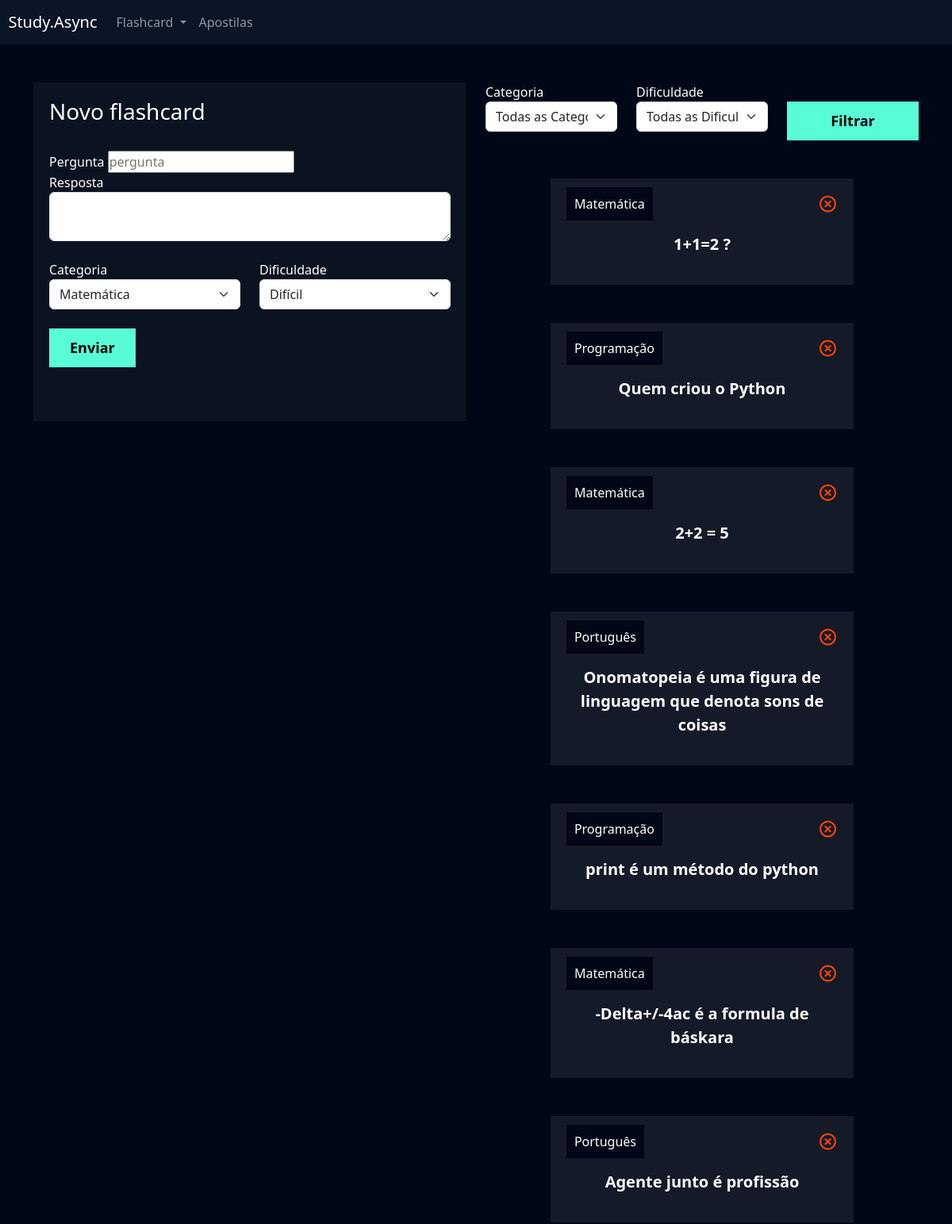
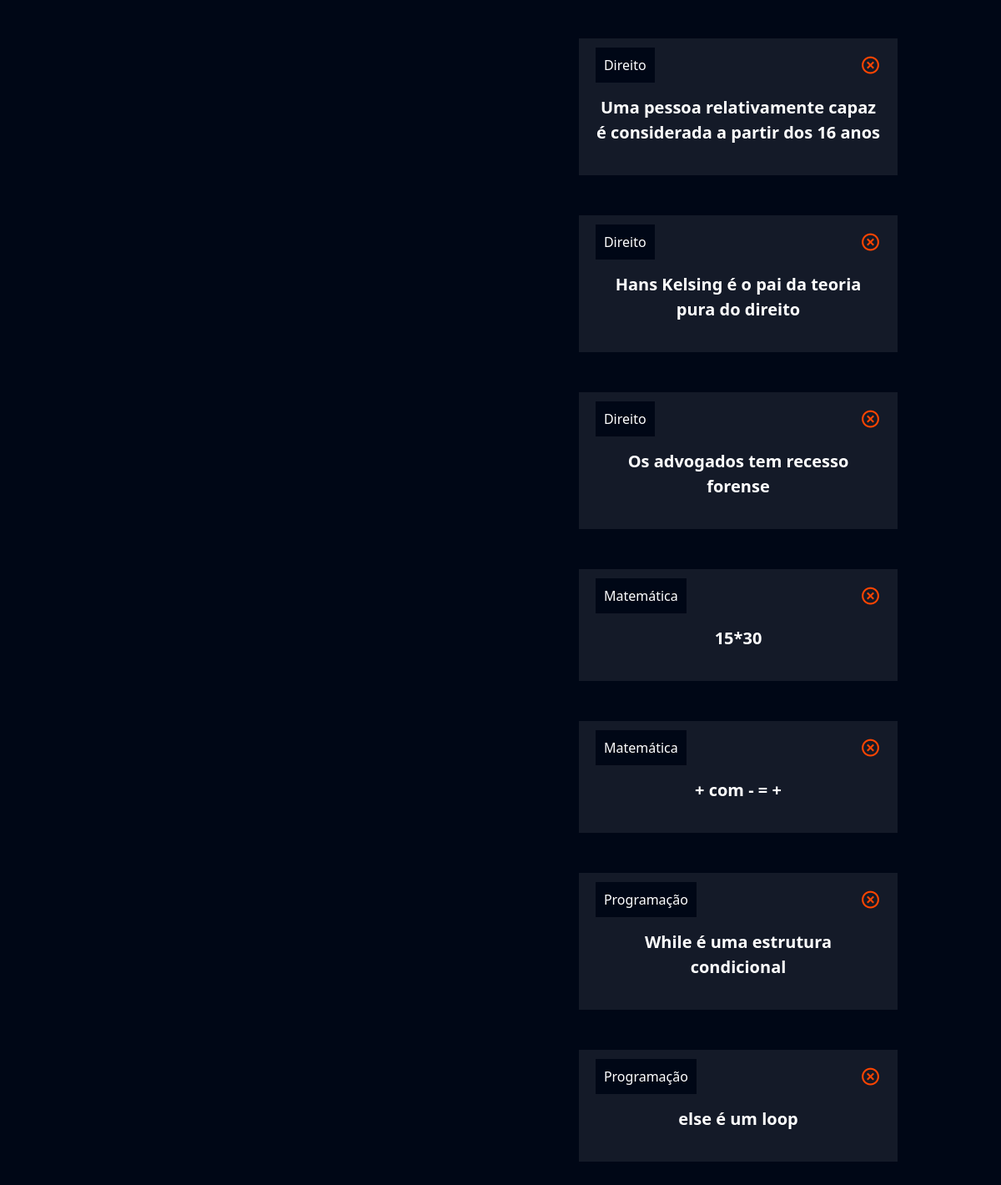
Screenshot of /flashcard/novo_flashcard/ (signed in) with the database file from the repository (2 pictures, top to bottom).
### flashcard/models.py (models this page shows, shortened)
class Flashcard(models.Model):
    DIFICULDADE_CHOICES = (('D', 'Difícil'), ('M', 'Médio'), ('F', 'Fácil'))
    user = models.ForeignKey(User, on_delete=models.DO_NOTHING)
    pergunta = models.CharField(max_length=100)
    resposta = models.TextField() # um textfield não tem limites de caracteres
    categoria = models.ForeignKey(Categoria, on_delete=models.DO_NOTHING)
    dificuldade = models.CharField(max_length=1, choices=DIFICULDADE_CHOICES)

class Categoria(models.Model):
    nome = models.CharField(max_length=20) #Max de caracteres que a coluna aceita
    def __str__(self):
        return self.nome

### flashcard/views.py (the view, shortened to what this page needs)
# urls.py: path('novo_flashcard/', views.novo_flashcard, name="novo_flashcard"),
def novo_flashcard(request):
    if not request.user.is_authenticated:
        return redirect('/usuarios/logar')
    if request.method  == "GET":
        categorias = Categoria.objects.all()
        dificuldades = Flashcard.DIFICULDADE_CHOICES
        flashcards = Flashcard.objects.filter(user = request.user) # Puxando do banco os flashcards por usuário logado
        categoria_filtrar = request.GET.get('categoria')
        dificuldade_filtrar = request.GET.get('dificuldade')
        if categoria_filtrar:
            flashcards = flashcards.filter(categoria__id = categoria_filtrar)
        if dificuldade_filtrar:
            flashcards = flashcards.filter(dificuldade = dificuldade_filtrar)
        return render(request, 'novo_flashcard.html', {'categorias': categorias,
                                                       'dificuldades': dificuldades,
                                                       'flashcards': flashcards
                                                       })

### flashcard/templates/novo_flashcard.html (shortened to what this page needs)
{% extends "base.html" %}
{% load static %}
{% block 'cabecalho' %}
    <link href="{% static 'usuarios/css/cadastro.css' %}" rel="stylesheet">
    <link href='https://unpkg.com/boxicons@2.1.4/css/boxicons.min.css' rel='stylesheet'>
    <link href="{% static 'flashcard/css/novo_flashcard.css' %} ", rel="stylesheet">
{% endblock 'cabecalho' %}
{% block 'conteudo' %}
    {%include "partials/header.html" %}
    <div class="container">
        <br>
        <br>
        <div class="row">
            <div class="col-md">
                <div class="box-form">
                    <form action="{% url 'novo_flashcard' %}" method="POST"> {% csrf_token %}
                        <h3>Novo flashcard</h3>
                        <br>
                        <label>Pergunta</label>
                        <input type="text" class="form-con  trol" placeholder="pergunta" name="pergunta">
                        <br>
                        <label>Resposta</label>
                        <textarea class="form-control" name="resposta"></textarea>
                        <br>
                        <div class="row">
                                <div class="col-md">
                                    <label for="">Categoria</label>
                                    <select class="form-select" name="categoria">
                                        {% for categoria in categorias %}
                                            <option value= "{{categoria.id}}" > {{categoria}} </option>
                                        {% endfor %}
                                    </select>
                                </div>
                                <div class="col-md">
                                    <label for="">Dificuldade</label>
                                    <select class="form-select" name="dificuldade">
                                        {%for dificuldade  in dificuldades %}
                                            <option value="{{dificuldade.0}}"> {{dificuldade.1}} </option>
                                        {% endfor %}
                                    </select>
                                </div>
                        </div>
                        <br>
                        <input type="submit" value="Enviar" class="btn-cadastro">
                        <br>
                        <br>
                        <br>
                    </form>
                </div>
            </div>
            <div class="col-md">
                <form action="{% url 'novo_flashcard' %}" method="GET">
                    <div class="row">
                        <div class="col-md">
                            <label for="">Categoria</label>
                            <select name="categoria" id="" class="form-select">
                                <option value="">Todas as Categorias</option>
                            </select>
                        </div>
                        <div class="col-md">
                            <label for="">Dificuldade</label>
                            <select name="dificuldade" id="" class="form-select">
                                <option value="">Todas as Dificuldades</option>
                            </select>
                        </div>
                        <div class="col-md">
                            <br>
                            <input type="submit" style="width: 100%" value="Filtrar" class="btn-cadastro">
                        </div>
                    </div>
                </form>
                <br>
                <br>
                {%for flash in flashcards %}
                    <div class="box-new-flashcard" onclick = "flip_card({{flash.id}})">
                        <div class="flashcard ">
                            <div class="flashcard-categoria">
                                {{flash.categoria}}
                            </div>
                            <a href="{% url 'deletar_flashcard' flash.id %}"><i class='icone-exit bx bx-x-circle'></i></a>
                            <br>
                            <br>
                            <div class="flashcard-box-item">
                                <p class="flashcard-item">
                                    {{flash.pergunta}}
                                </p>
                            </div>
                        </div>
                    </div>
                    <br>
                    <br>
                {% endfor %}
            </div>
        </div>
    </div>
{% endblock 'conteudo' %}

### templates/base.html (shortened to what this page needs)
{% load static %}
<!doctype html>
<html lang="en">
  <head>
    <link href="https://cdn.jsdelivr.net/npm/bootstrap@5.3.2/dist/css/bootstrap.min.css" rel="stylesheet">
    <link rel="stylesheet" href="{% static 'geral/css/base.css'%}">
    {% block 'cabecalho' %} {% endblock %}
  </head>
  <body>
    {% block 'conteudo' %}{% endblock %}
  </body>
</html>

### templates/partials/header.html (shortened to what this page needs)
<nav style="background-color: var(--main-color)" class="navbar navbar-expand-lg navbar-dark">
    <a class="navbar-brand" href="#">&nbsp&nbspStudy.Async</a>
    <div class="collapse navbar-collapse" id="navbarNav">
      <ul class="navbar-nav">
        <li class="nav-item dropdown">
          <a class="nav-link dropdown-toggle" href="#" id="navbarDropdown" role="button" data-bs-toggle="dropdown" aria-expanded="false">
            Flashcard
          </a>
        </li>
        <li class="nav-item">
          <a class="nav-link" href="">Apostilas</a>
        </li>
      </ul>
    </div>
  </nav>

### templates/static/geral/css/base.css (style rules this page uses)
:root { --main-color: #0b1526; --dark-color: #000716; --secondary-dark-color: rgb(15, 2, 26); --light-color: #00c1f3; --contrast-color: #f4c96b; --differential-color: #58fcd5; }
body { background-color: var(--dark-color) !important; color: white !important; }

### templates/static/usuarios/css/cadastro.css (style rules this page uses)
* { margin: 0; padding: 0; }
.box-form { padding: 20px; background-color: rgba(217,217,217, .05); color: white !important; }
.btn-cadastro { padding: 10px; background-color: #58fcd5; border: none; border: 1px solid #58fcd5; font-size: 18px; font-weight: bold; padding-left: 25px; padding-right: 25px; }

### templates/static/flashcard/css/novo_flashcard.css (style rules this page uses)
.box-new-flashcard { width: 70%; margin: auto; }
.flashcard { background-color: rgba(255, 255, 255, .08); padding: 20px; }
.flashcard-box-item { text-align: center; }
.flashcard p { font-size: 20px; font-weight: bold; cursor: pointer; }
.flashcard-categoria { background-color: var(--dark-color); display: inline; padding: 10px; }
.icone-exit { float: right; font-size: 25px; color: orangered; }

### rows the page displays
Flashcard: categoria "Matemática", pergunta "1+1=2 ?"
Flashcard: categoria "Programação", pergunta "Quem criou o Python"
Flashcard: categoria "Matemática", pergunta "2+2 = 5"
Flashcard: categoria "Português", pergunta "Onomatopeia é uma figura de linguagem que denota sons de coisas"
Flashcard: categoria "Programação", pergunta "print é um método do python"
Flashcard: categoria "Matemática", pergunta "-Delta+/-4ac é a formula de báskara"
Flashcard: categoria "Português", pergunta "Agente junto é profissão"
Flashcard: categoria "Direito", pergunta "Uma pessoa relativamente capaz é considerada a partir dos 16 anos"
Flashcard: categoria "Direito", pergunta "Hans Kelsing é o pai da teoria pura do direito"
Flashcard: categoria "Direito", pergunta "Os advogados tem recesso forense"
Flashcard: categoria "Matemática", pergunta "15*30"
Flashcard: categoria "Matemática", pergunta "+ com - = +"
Flashcard: categoria "Programação", pergunta "While é uma estrutura condicional"
Flashcard: categoria "Programação", pergunta "else é um loop"

### other values shown
form field categoria "Matemática"
form field dificuldade "Difícil"
